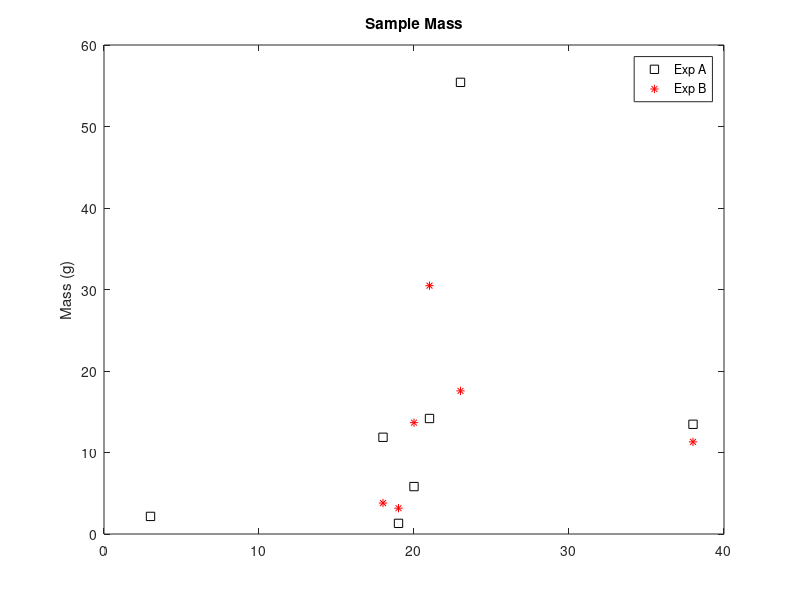

The MATLAB source for this figure:
data = [3 0.53 4.0753 NaN;18 1.78 6.6678 2.1328;19 0.86 1.5177 3.6852;20 1.6 3.6375 8.5389;21 3 4.7243 10.157;23 6.11 9.0698 2.8739;38 2.54 5.30023 4.4508]
sample = data(:,1);
density = data(:,2);
v1 = data(:,3);
v2 = data(:,4);
mass1 = density.*v1;
mass2 = density.*v2;
%% Plotting Vectors
%% 
% *Task 1*
% 
% Create a plot with |sample| on the _x_-axis and |mass1| on the _y_-axis.

plot(sample,mass1)
%% 
% *Task 2*
% 
% Plot |mass2| (_y_-axis) against |sample| (_x_-axis). Use red (|r|) star (|*|) 
% markers and no line in your plot.

plot(sample,mass2,"r*")
%% 
% *Task 3* 
% 
% Enter the |hold on| command.
% 
% Then plot |mass1| (_y_-axis) against |sample| (_x_-axis) with black (|k|) 
% square (|s|) markers and no line.

hold on
plot(sample,mass1,"ks")
%% 
% *Task 4*
% 
% Enter the |hold off| command.

hold off
%% 
% *Task 5* 
% 
% Plot the vector |v1|.

plot(v1)
%% 
% *Task 6* 
% 
% Plot |v1| with a line width of |3|.

plot(v1,LineWidth=3)
%% 
% *Task 7* 
% 
% Plot |v1| (_y_-axis) against |sample| (_x_-axis) with red (|r|) circle (|o|) 
% markers and a solid line (|-|). Use a line width of |4|.

plot(sample,v1,"ro-",LineWidth=4)
%% Annotate Plots

plot(sample,mass1,"ks")
hold on
plot(sample,mass2,"r*")
hold off
%% 
% *Task 1*
% 
% Add the title |"Sample Mass"| to the existing plot.

title("Sample Mass")
%% 
% *Task 2*
% 
% Add the y-axis label |"Mass (g)"|.

ylabel("Mass (g)")
%% 
% *Task 3*
% 
% Create a legend with the labels |"Exp A"| and |"Exp B"|, in that order.

legend("Exp A","Exp B")